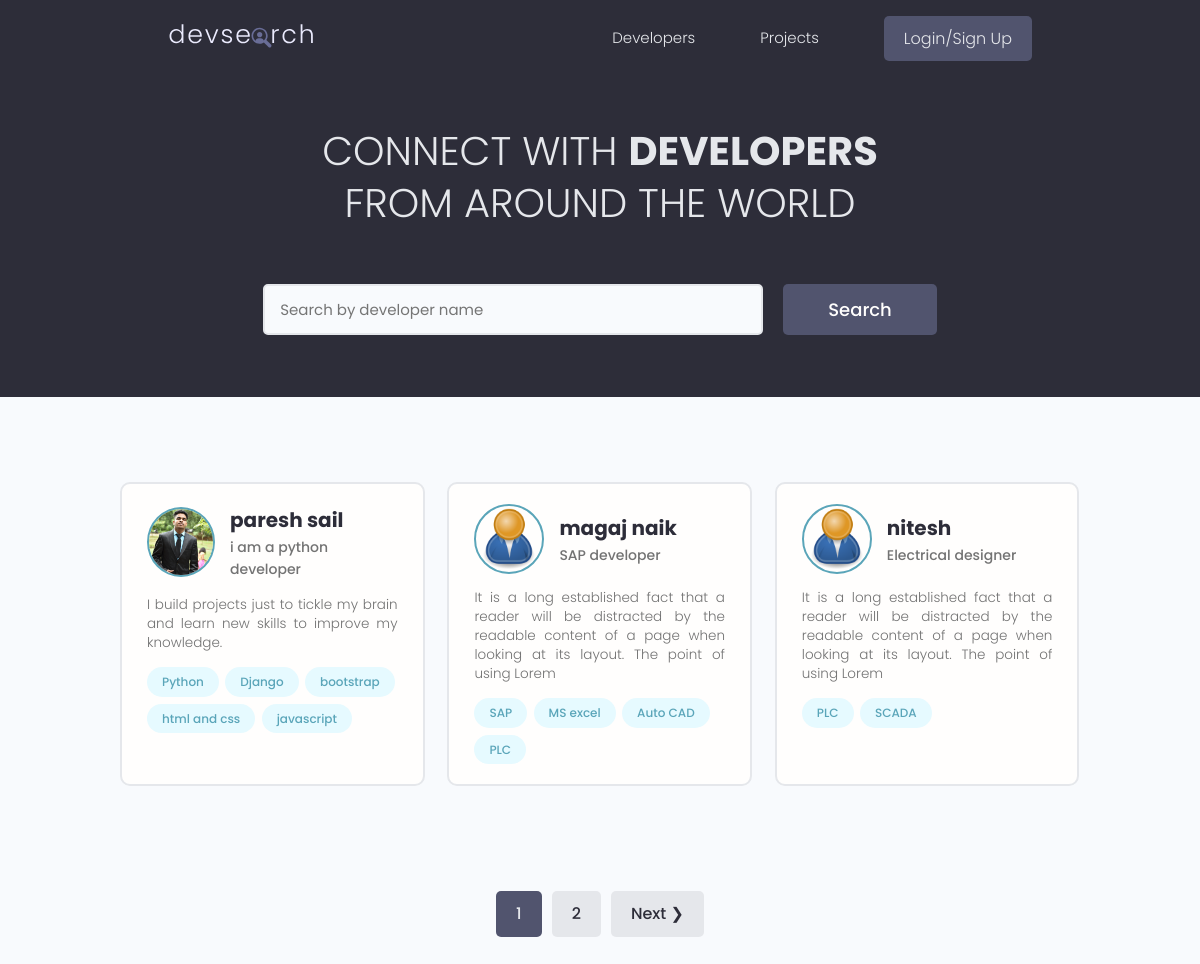
The page / on the database its author committed.
### users/models.py (models this page shows, shortened)
class Profile(models.Model):
    user = models.OneToOneField(
        User, on_delete=models.CASCADE, null=True, blank=True)
    name = models.CharField(max_length=200, null=True, blank=True)
    email = models.EmailField(max_length=254, null=True, blank=True)
    username = models.CharField(max_length=250, null=True, blank=True)
    location = models.CharField(max_length=250, null=True, blank=True)
    short_intro = models.CharField(max_length=250, null=True, blank=True)
    bio = models.TextField(blank=True, null=True)
    profile_image = models.ImageField(
        upload_to='profiles/', null=True, blank=True, default='profiles/user-default.png')
    social_github = models.CharField(max_length=200, null=True, blank=True)
    social_twitter = models.CharField(max_length=200, null=True, blank=True)
    social_linkedin = models.CharField(max_length=200, null=True, blank=True)
    social_youtube = models.CharField(max_length=200, null=True, blank=True)
    social_website = models.CharField(max_length=200, null=True, blank=True)
    created = models.DateTimeField(auto_now_add=True)
    id = models.UUIDField(default=uuid.uuid4, unique=True,
                          editable=False, primary_key=True)

class Skill(models.Model):
    owner = models.ForeignKey(
        Profile, on_delete=models.CASCADE, null=True, blank=True)
    name = models.CharField(max_length=200, blank=True, null=True)
    description = models.TextField(null=True, blank=True)
    created = models.DateTimeField(auto_now_add=True)
    id = models.UUIDField(default=uuid.uuid4, unique=True,
                          editable=False, primary_key=True)
    def __str__(self):
        return str(self.name)

### users/views.py (the view)
# urls.py: path('', views.profiles, name='profiles'),
def profiles(request):
    profiles, search_query = searchProfiles(request)
    custom_range, profiles = paginateProfiles(request, profiles, 3)
    context = {'profiles': profiles, 'search_query': search_query,
               'custom_range': custom_range}
    return render(request, 'users/profiles.html', context)

### users/utils.py (called while the page is built)
def paginateProfiles(request, profiles, results):
    page = request.GET.get('page')
    paginator = Paginator(profiles, results)
    try:
        profiles = paginator.page(page)
    except PageNotAnInteger:
        page = 1
        profiles = paginator.page(page)
    except EmptyPage:
        page = paginator.num_pages
        profiles = paginator.page(page)
    leftIndex = (int(page)-4)
    if leftIndex < 1:
        leftIndex = 1
    rightIndex = (int(page)+5)
    if rightIndex > paginator.num_pages:
        rightIndex = paginator.num_pages+1
    custom_range = range(leftIndex, rightIndex)
    return custom_range, profiles

def searchProfiles(request):
    search_query = ''
    if request.GET.get('search_query'):
        search_query = request.GET.get('search_query')
    skills = Skill.objects.filter(name__icontains=search_query)
    profiles = Profile.objects.distinct().filter(
        Q(name__icontains=search_query) |
        Q(short_intro__icontains=search_query) |
        Q(skill__in=skills))
    return profiles, search_query

### users/templates/users/profiles.html (shortened to what this page needs)
{% extends 'main.html' %}
{% block content %}
<main class="home">
  <section class="hero-section text-center">
    <div class="container container--narrow">
      <div class="hero-section__box">
        <h2>CONNECT WITH <span>DEVELOPERS</span></h2>
        <h2>FROM AROUND THE WORLD</h2>
      </div>
      <div class="hero-section__search">
        <form id="searchForm" class="form" action="{% url 'profiles' %}" method="get">
          <div class="form__field">
            <input class="input input--text" id="formInput#search" type="text" name="search_query"
             value="{{search_query}}" placeholder="Search by developer name" />
          </div>
          <input class="btn btn--sub btn--lg" type="submit" value="Search" />
        </form>
      </div>
    </div>
  </section>
  <section class="devlist">
    <div class="container">
      <div class="grid grid--three">
        {% for profile in profiles %}
        <div class="column card">
          <div class="dev">
            <a href="{% url 'user-profile' profile.id %}" class="card__body">
              <div class="dev__profile">
                <img class="avatar avatar--md" src="{{profile.profile_image.url}}" alt="image" />
                <div class="dev__meta">
                  <h3>{{profile.name}} </h3>
                  <h5>{{profile.short_intro|slice:'60'}} </h5>
                </div>
              </div>
              <p class="dev__info">
                {{profile.bio|slice:'150'}}
              </p>
              <div class="dev__skills">
                {% for skill in profile.skill_set.all|slice:'5' %}
                <span class="tag tag--pill tag--main">
                  <small>{{skill}}</small>
                </span>
                {% endfor %}
              </div>
            </a>
          </div>
        </div>
        {% endfor %}
      </div>
    </div>
  </section>
  {% include 'pagination.html' with queryset=profiles custom_range=custom_range %}
</main>
{% endblock content %}

### static/styles/app.css (style rules this page uses)
:root { --color-sub: #2d2d39; }
.btn--sub { background-color: var(--color-sub-light); }
.card { border: 2px solid var(--color-light); }
img { width: 100%; }
.hero-section { height: 40vh; display: flex; align-items: center; background-color: var(--color-sub); }
.hero-section__box { margin-bottom: 4rem; }
.hero-section__box>h2, .hero-section__box>h2>span { font-size: 4rem; color: var(--color-light); line-height: 1.3; text-transform: uppercase; }
.hero-section__box>h2 { font-weight: 300; }
.hero-section__box>h2>span { font-weight: 700; }
.hero-section__search>.form { display: flex; align-items: center; justify-content: center; gap: 2rem; }
.hero-section__search>.form input.input--text { width: 50rem; }
.devlist { margin-top: 8rem; }
.devlist .grid { align-items: stretch; }
.devlist .dev .dev__profile { display: flex; align-items: center; gap: 1.5rem; }
.devlist .dev .dev__meta h3 { color: var(--color-sub); font-size: 2rem; font-weight: 700; }
.devlist .dev .dev__meta h5 { color: var(--color-text); font-size: 1.4rem; font-weight: 500; }
.devlist .dev .dev__info { margin: 1.5rem 0; font-size: 1.35rem; line-height: 1.4; text-align: justify; }

### static/uikit/styles/modules/_variables.css (style rules this page uses)
:root { --color-main: #5aa5b9; --color-main-light: #e6faff; --color-sub: #3f4156; --color-sub-light: #51546e; --color-sub-lighter: #ededfd; --color-text: #737373; --color-gray: #8b8b8b; --color-light: #e5e7eb; --color-light-gray: #767676; --color-bg: #f8fafd; --color-white: #fffefd; --color-white-light: #f3f3f3; --color-success: #359e64; --color-success-bg: #def8e8; --color-error: #fc4b0b; --color-error-bg: #fff2ee; --font-base: 'Poppins', arial, helvetica, 'Segoe UI', roboto, ubuntu, sans-serif; --font-monospace: 'Fira Code', 'Courier New', courier, monospace; --font-regular: 300; --font-medium: 500; --font-bold: 700; --generic-shadow: 1px 1px 5px #00000010; --generic-transition: all 0.3s ease-in-out; }

### static/uikit/styles/modules/_base.css (style rules this page uses)
* { margin: 0; padding: 0; box-sizing: border-box; text-rendering: optimizeLegibility; color: inherit; font-size: inherit; }
html { font-size: 50%; }
@media only screen and (min-width: 480px) { html { font-size: 56.25%; } }
@media only screen and (min-width: 1200px) { html { font-size: 62.5%; } }
body { line-height: 1.6; font-weight: 400; font-size: 1.5rem; color: var(--color-text); background-color: var(--color-bg); min-height: 100vh; }

### static/uikit/styles/modules/_typography.css (style rules this page uses)
* { font-family: var(--font-base); }
h2 { font-size: 3.6rem; font-weight: var(--font-bold); }
h3 { font-size: 3.2rem; font-weight: var(--font-medium); }
h5 { font-size: 2.4rem; font-weight: var(--font-medium); }
h5, h6 { font-weight: var(--font-regular); }
p, span, strong { font-size: 1.6rem; color: var(--color-text); font-weight: var(--font-regular); }
a { padding-bottom: 2px; text-decoration: none; display: inline-block; color: var(--color-main); font-weight: var(--font-medium); }

### static/uikit/styles/modules/_utilities.css (style rules this page uses)
.container { width: 92%; max-width: 165rem; margin: 0 auto; box-sizing: border-box; }
.container--narrow { width: 92%; max-width: 120rem; }
@media screen and (min-width: 1000px) { .container { width: 90%; } }
@media screen and (min-width: 1000px) { .container--narrow { width: 85%; } }
@media screen and (min-width: 1200px) { .container { width: 80%; } }
@media screen and (min-width: 1200px) { .container--narrow { width: 72%; } }
.text-center { text-align: center; }

### static/uikit/styles/modules/_avatar.css (style rules this page uses)
.avatar { border-radius: 50%; border: 2px solid var(--color-main); object-fit: cover; }
.avatar--md { height: 7rem; width: 7rem; }

### static/uikit/styles/modules/_button.css (style rules this page uses)
.btn { display: inline-block; position: relative; cursor: pointer; background-color: var(--color-light); font-weight: var(--font-medium); color: var(--color-sub); text-decoration: none; padding: 1rem 2rem; border-radius: 0.5rem; border: none; width: -webkit-fit-content; width: -moz-fit-content; width: fit-content; height: -webkit-fit-content; height: -moz-fit-content; height: fit-content; font-size: 1.6rem; outline-width: 0; outline-color: transparent; -webkit-backface-visibility: hidden; backface-visibility: hidden; transition: all 0.3s ease-in-out; }
.btn--sub { background-color: var(--color-sub); color: var(--color-white); }
.btn--lg { font-size: 1.8rem; padding: 1.2rem 4.5rem; }

### static/uikit/styles/modules/_card.css (style rules this page uses)
.card { border-radius: 1rem; background-color: var(--color-white); border: 1.5px solid var(--color-light); width: auto; height: auto; margin-top: 0.5rem; margin-bottom: 0.5rem; overflow: hidden; }
.card__body, .card__header { padding: 2rem 2.5rem; }

### rows shown on the page
Profile: profile_image (picture), name "paresh sail", short_intro "i am a python developer", bio "I build projects just to tickle my brain and learn new skills to improve my knowledge."
Skill: name "Python"
Skill: name "Django"
Skill: name "bootstrap"
Skill: name "html and css"
Skill: name "javascript"
Profile: profile_image (placeholder picture), name "magaj naik", short_intro "SAP developer", bio "It is a long established fact that a reader will be distracted by the readable content of a page when looking at its layout. The point of using Lorem"
Skill: name "SAP"
Skill: name "MS excel"
Skill: name "Auto CAD"
Skill: name "PLC"
Profile: profile_image (placeholder picture), name "nitesh", short_intro "Electrical designer", bio "It is a long established fact that a reader will be distracted by the readable content of a page when looking at its layout. The point of using Lorem"
Skill: name "PLC"
Skill: name "SCADA"

### other values the page prints
{{ page }} "1"
{{ page }} "2"
